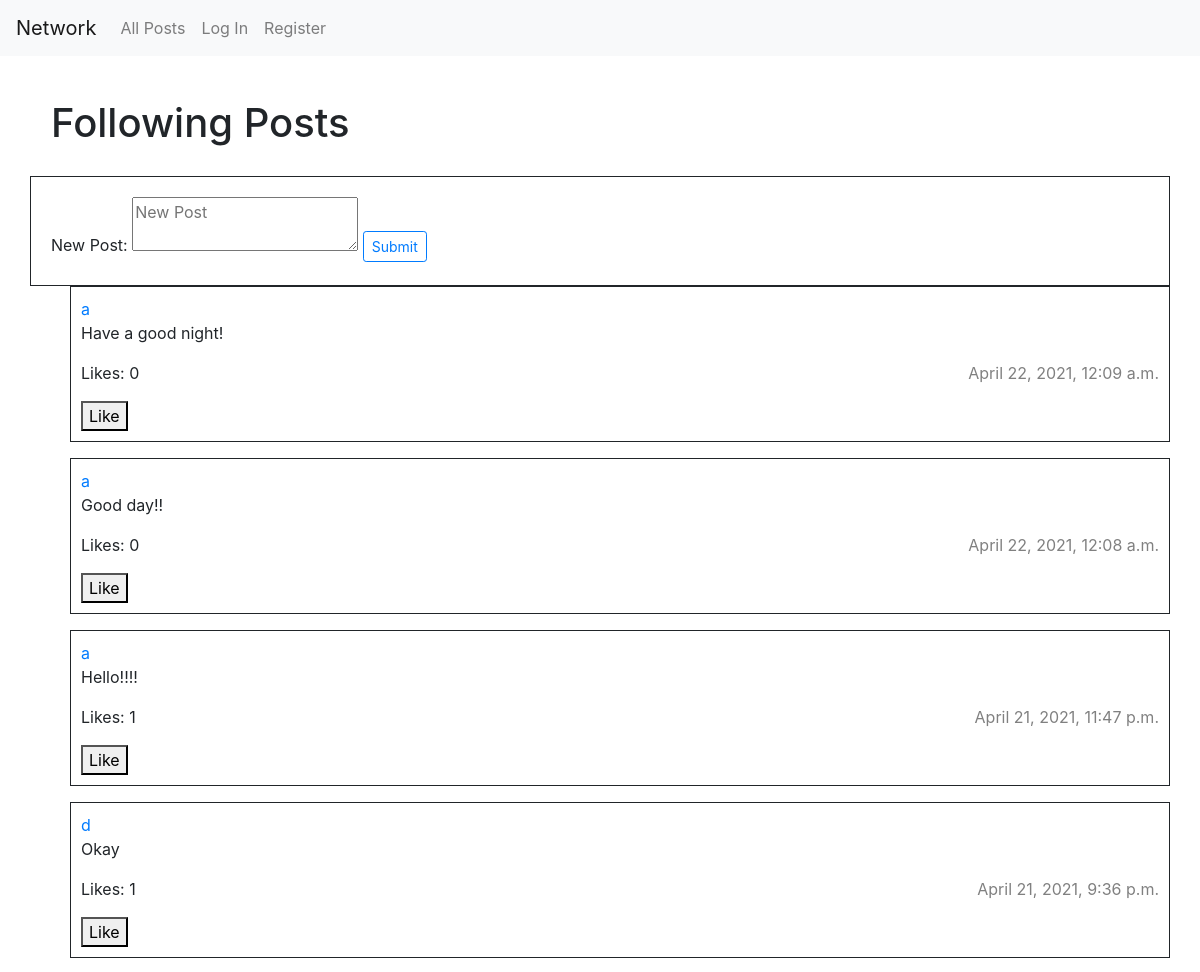
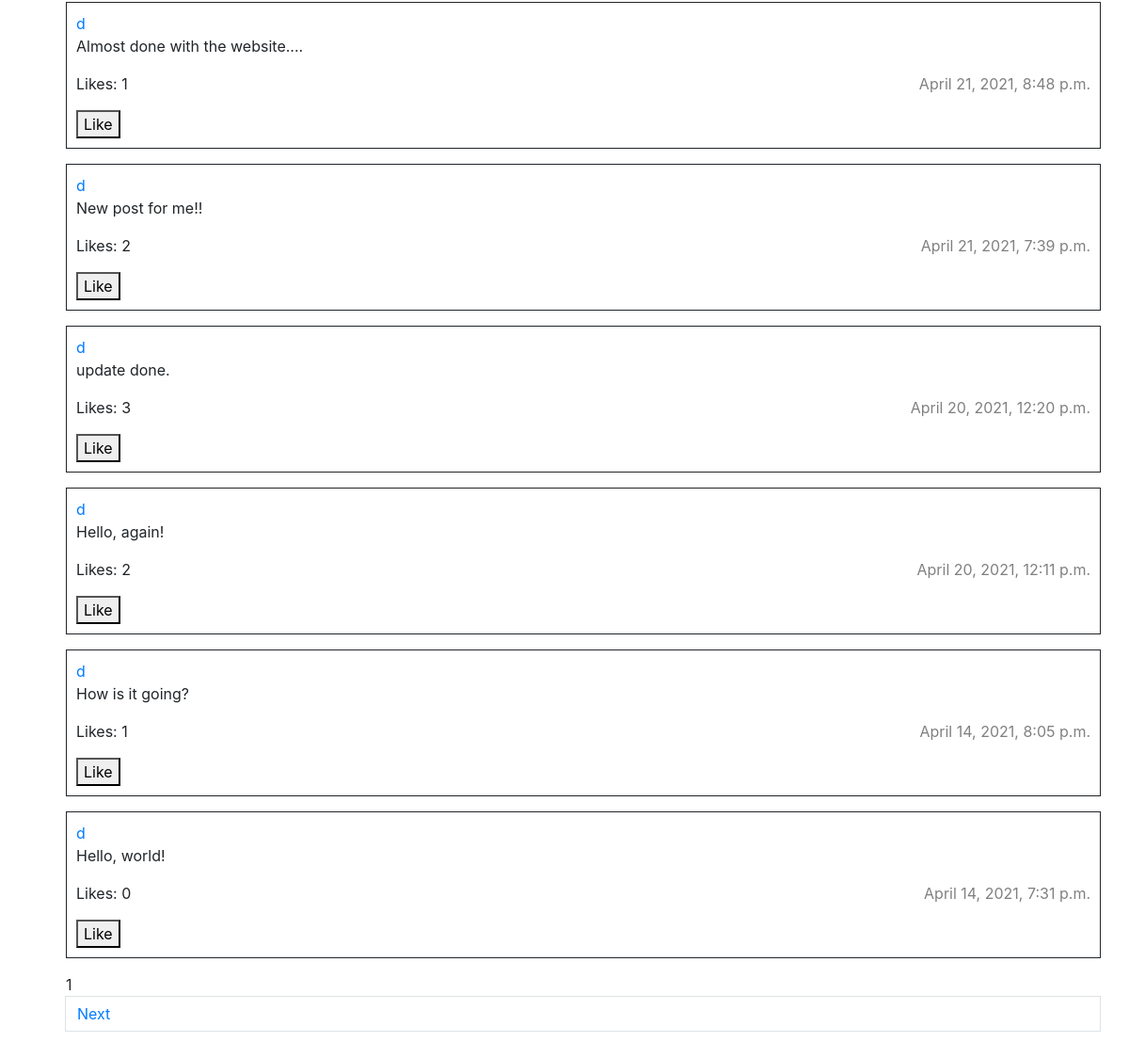
/post/3?view=2, run on the app's committed database (2 pictures, top to bottom).
### network/models.py (models this page shows, shortened)
class Post(models.Model):
    author = models.ForeignKey("User", on_delete=models.PROTECT, related_name="posted")
    body = models.TextField(blank=True)
    timestamp = models.DateTimeField(auto_now_add=True)

class User(AbstractUser):
    pass

### network/views.py (the view)
# urls.py: path("post/<int:user_id>", views.index, name="index"),
def index(request, user_id):
    following = True
    view = request.GET.get('view', 0)
    if view != 0:
        user_profile = 'Following Posts'
        try:
            follower = UserUser.objects.get(follower=view)
            following = follower.following.all()
            posts = Post.objects.none()
            for f in following:
                post = Post.objects.filter(author=f.id)
                posts = post | posts
        except ObjectDoesNotExist:
            return render(request, "network/error.html", {
                "error": "You are not following anyone"
            })
    elif user_id > 0:
        user_profile = User.objects.get(id=user_id)
        posts = Post.objects.filter(author=user_profile)
        f = request.user.followers.all()
        if not request.user.followers.filter(following=user_profile.id).exists():
            following = False
    else:
        user_profile = None
        posts = Post.objects.all()
    posts = posts.order_by("-timestamp").all()
    page_number = request.GET.get('page', 1)
    p = Paginator(posts, 10)
    return render(request, "network/index.html", {
        "user_profile": user_profile,
        "page": p.page(page_number),
        "user_profile": user_profile,
        "following": following,
        "like": like,
    })

### network/templates/network/index.html (shortened to what this page needs)
{% extends "network/layout.html" %}
{% load static %}
{% block body %}
    {% if user_profile == "Following Posts" %}
        <h1 class="alert">{{ user_profile }}</h1>
    {% else %}
        <h1 class="alert">All Posts</h1>
    {% endif %}
    <div id="newPost">
        <form>
            <label>New Post: </label>
            <textarea class="post_body" type="text" placeholder="New Post"></textarea>
            <input type="submit" class="btn btn-sm btn-outline-primary">
        </form>
    </div>
    {% for p in page %}
        <ul>
            <li class="post_item post_{{ p.id }}">
                    <a href="{% url 'index' p.author.id %}">{{ p.author }}</a>
                    <div class="edit_button_{{ p.id }}">
                        <p>{{ p.body }}</div> <span class="timestamp">{{ p.timestamp }}</span></p>
                    <p class="like_counter_{{ p.id }}">Likes: {{ p.likes.count }}</p>
                    {% if p.author.id != user.id %}
                        <button class="like_button" data-post="{{ p.id }}">Like</button>
                    {% endif %}
            </li>
        </ul>
    {% endfor %}
    <nav>
        <ul class="post_page">
                <li class="page_item active">
                    <span class="page_link">
                        {{ page.number }}
                    </span>
                </li>
            {% if page.has_next %}
                <li class="page_item">
                    <a class="page-link" href="?page={{ page.next_page_number }}">Next</a>
                </li>
            {% endif %}
        </ul>
    </nav>
{% endblock %}

### network/static/network/styles.css (style rules this page uses)
#newPost { border: solid 1px; padding: 20px; }
ul { list-style-type: none; }
.post_item { border: solid 1px; padding: 10px; }
.timestamp { float: right; color: gray; }

### data on the page
Post: author "a", body "Have a good night!", timestamp "April 22, 2021, 12:09 a.m.", likes.count "0"
Post: author "a", body "Good day!!", timestamp "April 22, 2021, 12:08 a.m.", likes.count "0"
Post: author "a", body "Hello!!!!", timestamp "April 21, 2021, 11:47 p.m.", likes.count "1"
Post: author "d", body "Okay", timestamp "April 21, 2021, 9:36 p.m.", likes.count "1"
Post: author "d", body "Almost done with the website....", timestamp "April 21, 2021, 8:48 p.m.", likes.count "1"
Post: author "d", body "New post for me!!", timestamp "April 21, 2021, 7:39 p.m.", likes.count "2"
Post: author "d", body "update done.", timestamp "April 20, 2021, 12:20 p.m.", likes.count "3"
Post: author "d", body "Hello, again!", timestamp "April 20, 2021, 12:11 p.m.", likes.count "2"
Post: author "d", body "How is it going?", timestamp "April 14, 2021, 8:05 p.m.", likes.count "1"
Post: author "d", body "Hello, world!", timestamp "April 14, 2021, 7:31 p.m.", likes.count "0"

### other printed values
{{ user_profile }} "Following Posts"
{{ page.number }} "1"
